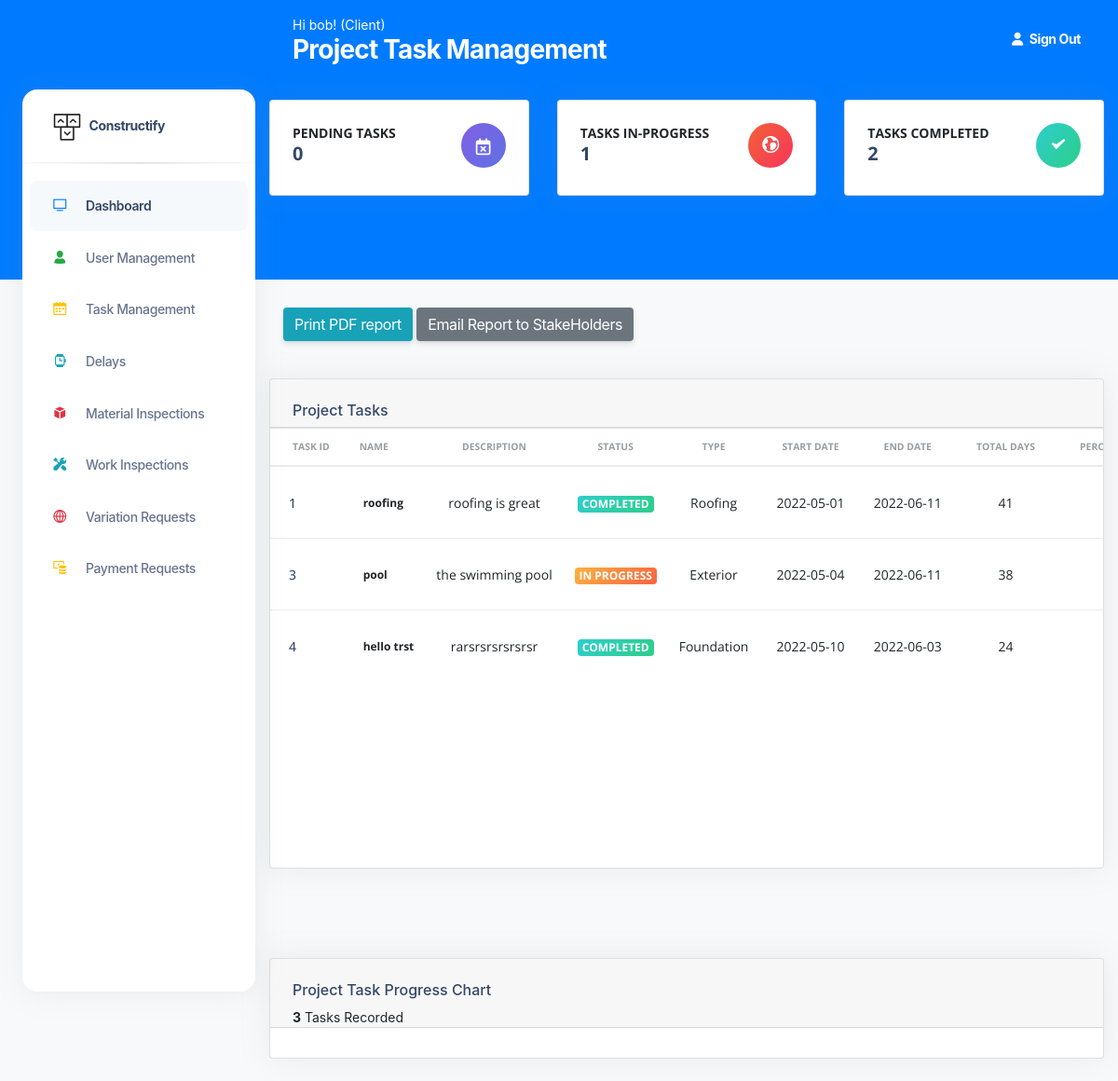
The app's page /Tasks (signed in) with its own data.
### construct/models.py (models this page shows, shortened)
class User(db.Model, UserMixin):
    id = db.Column(db.Integer(), nullable=False, primary_key=True)
    username = db.Column(db.String(length=30), nullable=False, unique=True)
    email_address = db.Column(db.String(length=50),
                              nullable=False, unique=True)
    password_hash = db.Column(db.String(length=50),
                              nullable=False, unique=True)
    role = db.Column(db.String(length=30), nullable=False, unique=False)
    contact_number = db.Column(db.String(length=30), nullable=False, unique=False)
    @property
    def password(self):
        return self.password

class Tasks(db.Model):
    id = db.Column(db.Integer(), nullable=False, primary_key=True)
    Name = db.Column(db.String(length=30), nullable=False)
    description = db.Column(db.String(length=30), nullable=False)
    phase = db.Column(db.String(length=30), nullable=False)
    Percentage = db.Column(db.Integer(), nullable=False,default=0)
    start_date = db.Column(db.String(length=30), nullable=False)
    end_date = db.Column(db.String(length=30), nullable=False)
    status = db.Column(db.String(length=30), nullable=True, default="Pending")
    total_estimated_cost = db.Column(db.String(length=30), nullable=False)
    total_days = db.Column(db.Integer(), nullable=False)

### construct/routes.py (the view)
@app.route("/Tasks", methods=['GET', 'POST'])
@login_required
def Taskpage():
    taskform = TaskForm()
    tasks = Tasks.query.all()
    pending_tasks= Tasks.query.filter(Tasks.status == "Pending").count()
    completed_tasks= Tasks.query.filter(Tasks.status == "Completed").count()
    inprogress_tasks= Tasks.query.filter(Tasks.status == "In Progress").count()
    data = {'Task' : 'Status', 'Pending' : pending_tasks, 'In Progress' : inprogress_tasks, 'Completed' : completed_tasks}
    task_count = pending_tasks + completed_tasks + inprogress_tasks
    page_name= "Tasks"
    page_message="Project Task Management"
    if request.method == "GET":
        page_message="Project Task Management"
    return render_template('TaskManagementpage.html', tasks=tasks, taskform=taskform, inprogress_tasks=inprogress_tasks,completed_tasks=completed_tasks, pending_tasks=pending_tasks, data=data,page_message=page_message, task_count=task_count,page_name=page_name)

### construct/models.py (called while the page is built)
@login_manager.user_loader
def load_user(user_id):
    return User.query.get(int(user_id))

### construct/templates/TaskManagementpage.html (shortened to what this page needs)
<!DOCTYPE html>
<html lang="en">
<head>
  <link href="{{ url_for('static', filename='assets')}}/css/nucleo-icons.css" rel="stylesheet" />
  <link href="{{ url_for('static', filename='assets')}}/css/nucleo-svg.css" rel="stylesheet" />
  <link href="{{ url_for('static', filename='assets')}}/css/nucleo-svg.css" rel="stylesheet" />
  <link id="pagestyle" href="{{ url_for('static', filename='assets')}}/css/argon-dashboard.css?v=2.0.2"
    rel="stylesheet" />
  <link rel="stylesheet" type="text/css"
    href="https://stackpath.bootstrapcdn.com/bootstrap/4.2.1/css/bootstrap.min.css">
</head>
{% include 'includes/GlobalSideNavbar.html' %}
<main class="main-content position-relative border-radius-lg ">
  {% include 'includes/GlobalNavbar.html' %}
  <div class="container-fluid py-4">
    <div class="row">
      <div class="col-xl-4 col-sm-6 mb-xl-0 mb-4">
        <div class="card">
          <div class="card-body p-4">
            <div class="row">
              <div class="col-8">
                <div class="numbers">
                  <p class="text-sm mb-0 text-uppercase font-weight-bold">Pending Tasks</p>
                  <h5 class="font-weight-bolder">
                    {{pending_tasks}}
                  </h5>
                </div>
              </div>
              <div class="col-4 text-end">
                <div class="icon icon-shape bg-gradient-primary shadow-primary text-center rounded-circle">
                  <i class="fa fa-calendar-times-o text-lg opacity-10" aria-hidden="true"></i>
                </div>
              </div>
            </div>
          </div>
        </div>
      </div>
      <div class="col-xl-4 col-sm-6 mb-xl-0 mb-4">
        <div class="card">
          <div class="card-body p-4">
            <div class="row">
              <div class="col-8">
                <div class="numbers">
                  <p class="text-sm mb-0 text-uppercase font-weight-bold">Tasks In-Progress</p>
                  <h5 class="font-weight-bolder">
                    {{inprogress_tasks}}
                  </h5>
                </div>
              </div>
              <div class="col-4 text-end">
                <div class="icon icon-shape bg-gradient-danger shadow-danger text-center rounded-circle">
                  <i class="ni ni-world text-lg opacity-10" aria-hidden="true"></i>
                </div>
              </div>
            </div>
          </div>
        </div>
      </div>
      <div class="col-xl-4 col-sm-6 mb-xl-0 mb-4">
        <div class="card">
          <div class="card-body p-4">
            <div class="row">
              <div class="col-8">
                <div class="numbers">
                  <p class="text-sm mb-0 text-uppercase font-weight-bold">Tasks Completed</p>
                  <h5 class="font-weight-bolder">
                    {{completed_tasks}}
                  </h5>
                </div>
              </div>
              <div class="col-4 text-end">
                <div class="icon icon-shape bg-gradient-success shadow-success text-center rounded-circle">
                  <i class="ni ni-check-bold text-lg opacity-10" aria-hidden="true"></i>
                </div>
              </div>
            </div>
          </div>
        </div>
      </div>
    </div>
  </div>
  <br><br><br><br>
  <div class="col-10">
    <div class="container">
      <div class="row">
        <div class="col text-left">
          <a href="{{url_for('TaskPDFPage')}}" class="btn btn-info" role="button" aria-disabled="true">Print PDF
            report</a>
          <a href="{{url_for('TaskPDFPage')}}?needs_to_be_emailed=Yes" class="btn btn-secondary" role="button"
            aria-disabled="true" target="_blank">Email Report to StakeHolders</a>
        </div>
      </div>
    </div>
  </div>
  <div class="container-fluid py-4">
    <div class="row">
      <div class="col-12">
        <div class="card mb-4">
          <div class="card-header pb-0">
            <h6>Project Tasks</h6>
          </div>
          <div class="card-body px-0 pt-0 pb-2">
            <div class="table-responsive p-0">
              <table class="table align-items-center mb-10">
                <thead>
                  <tr>
                    <th class="text-uppercase text-secondary text-xxs font-weight-bolder opacity-7">Task ID</th>
                    <th class="text-uppercase text-secondary text-xxs font-weight-bolder opacity-7 ps-2">Name</th>
                    <th class="text-center text-uppercase text-secondary text-xxs font-weight-bolder opacity-7">
                      Description</th>
                    <th class="text-center text-uppercase text-secondary text-xxs font-weight-bolder opacity-7">Status
                    </th>
                    <th class="text-center text-uppercase text-secondary text-xxs font-weight-bolder opacity-7">Type
                    </th>
                    <th class="text-center text-uppercase text-secondary text-xxs font-weight-bolder opacity-7">Start
                      Date</th>
                    <th class="text-center text-uppercase text-secondary text-xxs font-weight-bolder opacity-7">End Date
                    </th>
                    <th class="text-center text-uppercase text-secondary text-xxs font-weight-bolder opacity-7">Total
                      Days</th>
                    <th class="text-center text-uppercase text-secondary text-xxs font-weight-bolder opacity-7">
                      Percentage Completed</th>
                  </tr>
                </thead>
                <tbody>
                  {% for task in tasks %}
                  <tr>
                    <td>
                      <div class="d-flex px-2 py-1">
                        <div class="d-flex flex-column justify-content-center">
                          <h6 class="mb-0 text-sm">{{task.id}}</h6>
                        </div>
                      </div>
                    </td>
                    <td>
                      <p class="text-xs font-weight-bold mb-0">{{task.Name}}</p>
                    </td>
                    <td class="align-middle text-center text-sm">
                      <p class="mb-0 text-sm">{{task.description}}</p>
                    </td>
                    {% if 'Completed' in task.status %}
                    <td class="align-middle text-center">
                      <span class="badge badge-sm bg-gradient-success">{{task.status}}</span>
                    </td>
                    {% endif %}
                    {% if 'In Progress' in task.status %}
                    <td class="align-middle text-center">
                      <span class="badge badge-sm bg-gradient-warning">{{task.status}}</span>
                    </td>
                    {% endif %}
                    <td class="align-middle text-center">
                      <p class="mb-0 text-sm">{{task.phase}}</p>
                    </td>
                    <td class="align-middle text-center">
                      <p class="mb-0 text-sm">{{task.start_date}}</p>
                    </td>
                    <td class="align-middle text-center">
                      <p class="mb-0 text-sm">{{task.end_date}}</p>
                    </td>
                    <td class="align-middle text-center">
                      <p class="mb-0 text-sm">{{task.total_days}}</p>
                    </td>
                    <td class="align-middle text-center">
                      <p class="mb-0 text-sm"><strong>{{task.Percentage}}%</strong></p>
                    </td>
                  </tr>
                  {% endfor %}
                </tbody>
              </table>
            </div>
          </div>
        </div>
      </div>
    </div>
  </div>
  <div class="container-fluid py-4">
    <div class="row mt-4">
      <div class="col-lg-12">
        <div class="card z-index-2 h-100">
          <div class="card-header pb-0">
            <h6 class="text-capitalize">Project Task Progress chart</h6>
            <p class="text-sm mb-0">
              <span class="font-weight-bold">{{task_count}}</span> Tasks Recorded
            </p>
          </div>
          <div class="card-body p-3">
          </div>
        </div>
      </div>
    </div>
  </div>
  </body>
</html>

### construct/templates/includes/GlobalNavbar.html
<nav class="navbar navbar-main navbar-expand-lg px-0 mx-4 shadow-none border-radius-xl " id="navbarBlur"
  data-scroll="false">
  <div class="container-fluid py-1 px-3">
    <nav aria-label="breadcrumb">
      <ol class="breadcrumb bg-transparent mb-0 pb-0 pt-1 px-0 me-sm-6 me-5">
        <li class="breadcrumb-item text-sm text-white active" aria-current="page">Hi {{current_user.username}}!
          ({{current_user.role}}) </li>
      </ol>
      <h3 class="font-weight-bolder text-white mb-0"> {{page_message}}</h3>
    </nav>
    <ul class="navbar-nav  justify-content-end">
      <li class="nav-item d-flex align-items-left">
        <a href="{{url_for('logout_page')}}" class="nav-link text-white font-weight-bold px-0">
          <i class="fa fa-user me-sm-1"></i>
          <span class="d-sm-inline d-none">Sign Out</span>
        </a>
      </li>
  </div>
</nav>

### construct/static/assets/css/nucleo-svg.css (style rules this page uses)
.icon { display: inline-block; color: #111111; height: 1em; width: 1em; }
.icon { fill: currentColor; stroke: none; }

### records on screen
User: username "bob", role "Client"
Tasks: id "1", Name "roofing", description "roofing is great", status "COMPLETED", phase "Roofing", start_date "2022-05-01", end_date "2022-06-11", total_days "41"
Tasks: id "3", Name "pool", description "the swimming pool", status "IN PROGRESS", phase "Exterior", start_date "2022-05-04", end_date "2022-06-11", total_days "38"
Tasks: id "4", Name "hello trst", description "rarsrsrsrsrsrsr", status "COMPLETED", phase "Foundation", start_date "2022-05-10", end_date "2022-06-03", total_days "24"

### other values on screen
{{ page_message }} "Project Task Management"
{{ pending_tasks }} "0"
{{ inprogress_tasks }} "1"
{{ completed_tasks }} "2"
{{ task_count }} "3"
